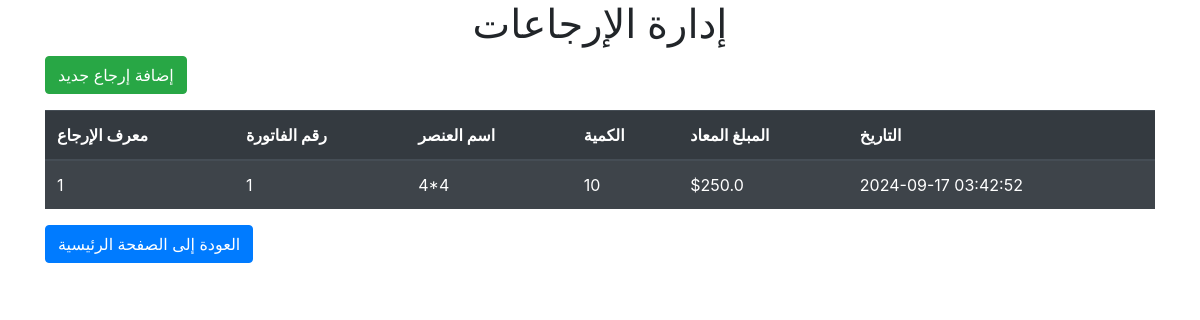
Page /returns on the earlier database version.
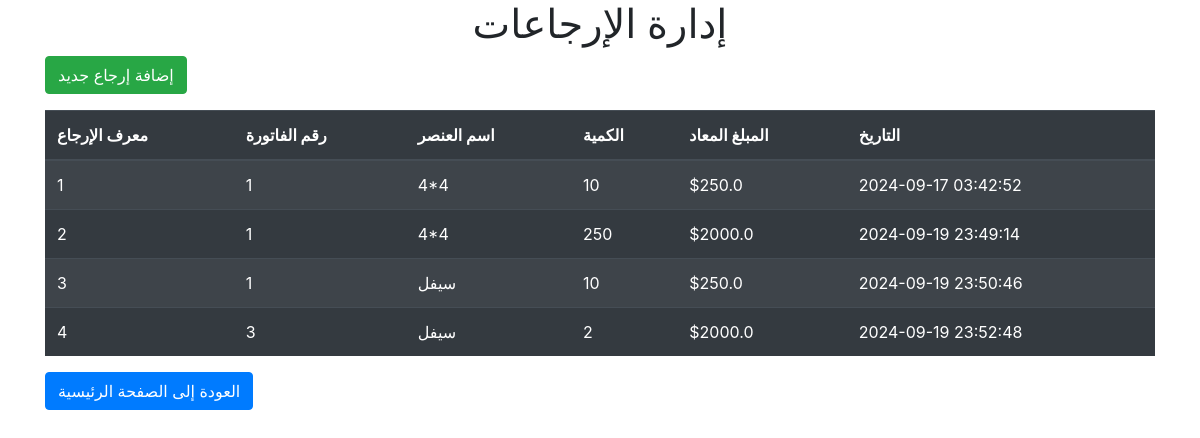
Same page on the later database version.
### app.py (models this page shows, shortened)
class Return(db.Model):
    __tablename__ = 'return'
    id = db.Column(db.Integer, primary_key=True)
    invoice_id = db.Column(db.Integer, db.ForeignKey('invoice.id'), nullable=False)
    date = db.Column(db.DateTime, default=datetime.utcnow)
    item_name = db.Column(db.String(100), nullable=False)
    amount = db.Column(db.Integer, nullable=False)
    amount_returned = db.Column(db.Float, nullable=False)
    invoice = db.relationship('Invoice', backref=db.backref('returns', lazy=True))

### app.py (the view)
@app.route('/returns')
def list_returns():
    returns = Return.query.all()
    return render_template('list_returns.html', returns=returns)

### templates/list_returns.html (shortened to what this page needs)
<!DOCTYPE html>
<html lang="ar">
<head>
    <link href="{{ url_for('static', filename='css/custom.css') }}" rel="stylesheet">
    <link href="https://stackpath.bootstrapcdn.com/bootstrap/4.5.2/css/bootstrap.min.css" rel="stylesheet">
</head>
<body>
<div class="container">
    <h1 class="text-center">إدارة الإرجاعات</h1>
    <a href="{{ url_for('add_return') }}" class="btn btn-success mb-3">إضافة إرجاع جديد</a>
    <table class="table table-hover table-dark table-striped">
        <thead>
        <tr>
            <th>معرف الإرجاع</th>
            <th>رقم الفاتورة</th>
            <th>اسم العنصر</th>
            <th>الكمية</th>
            <th>المبلغ المعاد</th>
            <th>التاريخ</th>
        </tr>
        </thead>
        <tbody>
        {% for return in returns %}
            <tr>
                <td>{{ return.id }}</td>
                <td>{{ return.invoice_id }}</td>
                <td>{{ return.item_name }}</td>
                <td>{{ return.amount }}</td>
                <td>${{ return.amount_returned }}</td>
                <td>{{ return.date.strftime('%Y-%m-%d %H:%M:%S') }}</td>
            </tr>
        {% endfor %}
        </tbody>
    </table>
    <a href="{{ url_for('home') }}" class="btn btn-primary mb-3">العودة إلى الصفحة الرئيسية</a>
</div>
</body>
</html>

Differences in the rows shown:
added Return: id "2", invoice_id "1", item_name "4*4", amount "250", amount_returned "2000.0", date "2024-09-19 23:49:14"
added Return: id "3", invoice_id "1", item_name "سيفل", amount "10", amount_returned "250.0", date "2024-09-19 23:50:46"
added Return: id "4", invoice_id "3", item_name "سيفل", amount "2", amount_returned "2000.0", date "2024-09-19 23:52:48"
